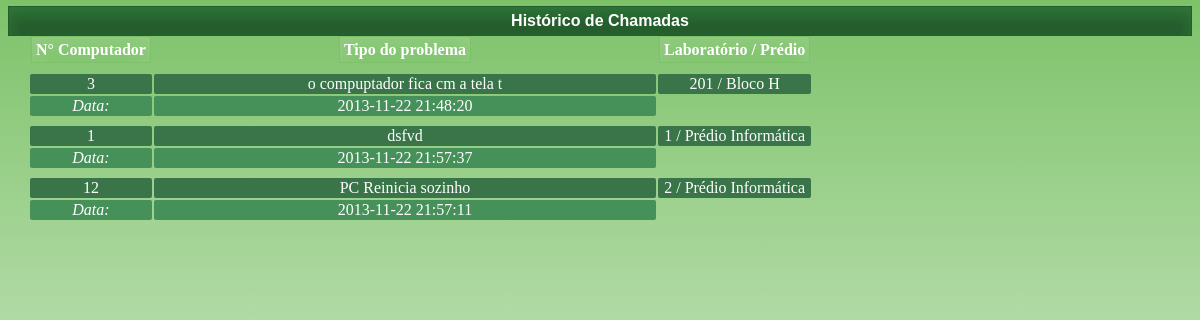
The page /projeto/manut_antigas_chamadas.php (signed in) on the database its author committed.
### tables this page shows
CREATE TABLE IF NOT EXISTS `info_problemas` (
  `cod_info_problemas` int(11) NOT NULL AUTO_INCREMENT,
  `cod_lab` int(11) NOT NULL,
  `computador` int(3) NOT NULL,
  `tipo` varchar(100) NOT NULL,
  `descricao` varchar(500) NOT NULL,
  `dt_informado` timestamp NOT NULL DEFAULT CURRENT_TIMESTAMP ON UPDATE CURRENT_TIMESTAMP,
  `status` varchar(10) NOT NULL,
  `cod_usuario` int(11) NOT NULL,
  `cod_manutencao` int(11) NOT NULL,
  PRIMARY KEY (`cod_info_problemas`),
  KEY `cod_usuario` (`cod_usuario`),
  KEY `cod_lab` (`cod_lab`),
  KEY `cod_manutencao` (`cod_manutencao`)
);

CREATE TABLE IF NOT EXISTS `cad_labs` (
  `cod_lab` int(11) NOT NULL AUTO_INCREMENT,
  `numero` int(11) DEFAULT NULL,
  `local` varchar(30) DEFAULT NULL,
  PRIMARY KEY (`cod_lab`)
);

### projeto/manut_antigas_chamadas.php (the view, shortened to what this page needs)
<?php
			if(isset($_SESSION['manutencao_on'])){
            require("parte_topo.php");
?>
<div class="chamadas">
<?php
echo'<br><h4 id="h4_solici">Histórico de Chamadas</h4>';
    $pesquisa = mysql_query("SELECT *  FROM `info_problemas` WHERE `status` = 'atendida'");
    if(mysql_num_rows($pesquisa) > 0){
        echo'<table><br><br>
<tr>
    <td><b>N° Computador   </b></td>
    <td><b>Tipo do problema  </b></td>
    <td><b>Laboratório / Prédio </b></td>
</tr>
<tr><td>
<tr><td>
<tr><td>
';
        while($var = mysql_fetch_array($pesquisa)){
        $cod_lab = $var[1];
        $computador = $var[2];
        $tipo = $var[3];
        $dt_informado = $var[5];
        $predio_lab = mysql_query('select numero, local from cad_labs where cod_lab = '.$cod_lab.';');
            $predio = mysql_fetch_array($predio_lab);
        echo'
<tr>
    <td class="td_info">'.$computador.'</td>
    <td class="td_info" id="tipo_prob">'.$tipo.'</td>
   <td class="td_info">'.$predio[0].' / '.$predio[1].'</td>
</tr>
<tr>
    <td class="td_data"><i>Data: </i></td>
    <td class="td_data">'.$dt_informado.'</td>
    <td></td>
</tr>
<tr><td>
<tr><td>
            ';
        }
    echo'</table>';
    }
?>
</div>
<?php
}else{
    header("location:index.php");
}
?>

### projeto/parte_topo.php (shortened to what this page needs)
<!DOCTYPE html PUBLIC "-//W3C//DTD XHTML 1.0 Strict//EN"
	"http://www.w3.org/TR/xhtml1/DTD/xhtml1-strict.dtd">
<html xmlns="http://www.w3.org/1999/xhtml" xml:lang="en" lang="en">
<head>
	<link type="text/css" rel="stylesheet" href="css/01.css" />
	<link type="text/css" rel="stylesheet" href="css/02.css" />
	<link type="text/css" rel="stylesheet" href="css/03.css" />
</head>

### projeto/css/02.css (style rules this page uses)
#h4_solici { margin-top: -20px; color: #fff; padding: 5px; box-shadow: inset 0px 8px 15px #2F7738; border: 1px solid #255C2D; background-color: #255C2D; }
h4 { color: #fff; }

### projeto/css/03.css (style rules this page uses)
.chamadas table { font-family: verdana; margin-left: 20px; margin-top: -55px; }
.td_data, .td_info { border-radius: 2px; padding: 3; }
.td_info { color:#fff; background-color: #397548; cursor: pointer; }
#tipo_prob { width: 500px; }
.td_data { background-color: #469159; }
.chamadas table b { background-color: #7DC269; padding: 4px; border: 1px solid #7dc269; box-shadow: inset 0px 8px 25px #96CE86; border-radius: 2px; }

### rows shown on the page
info_problemas: computador "3", tipo "o compuptador fica cm a tela t", cod_lab.numero "201", cod_lab.local "Bloco H", dt_informado "2013-11-22 21:48:20"
info_problemas: computador "1", tipo "dsfvd", cod_lab.numero "1", cod_lab.local "Prédio Informática", dt_informado "2013-11-22 21:57:37"
info_problemas: computador "12", tipo "PC Reinicia sozinho", cod_lab.numero "2", cod_lab.local "Prédio Informática", dt_informado "2013-11-22 21:57:11"
